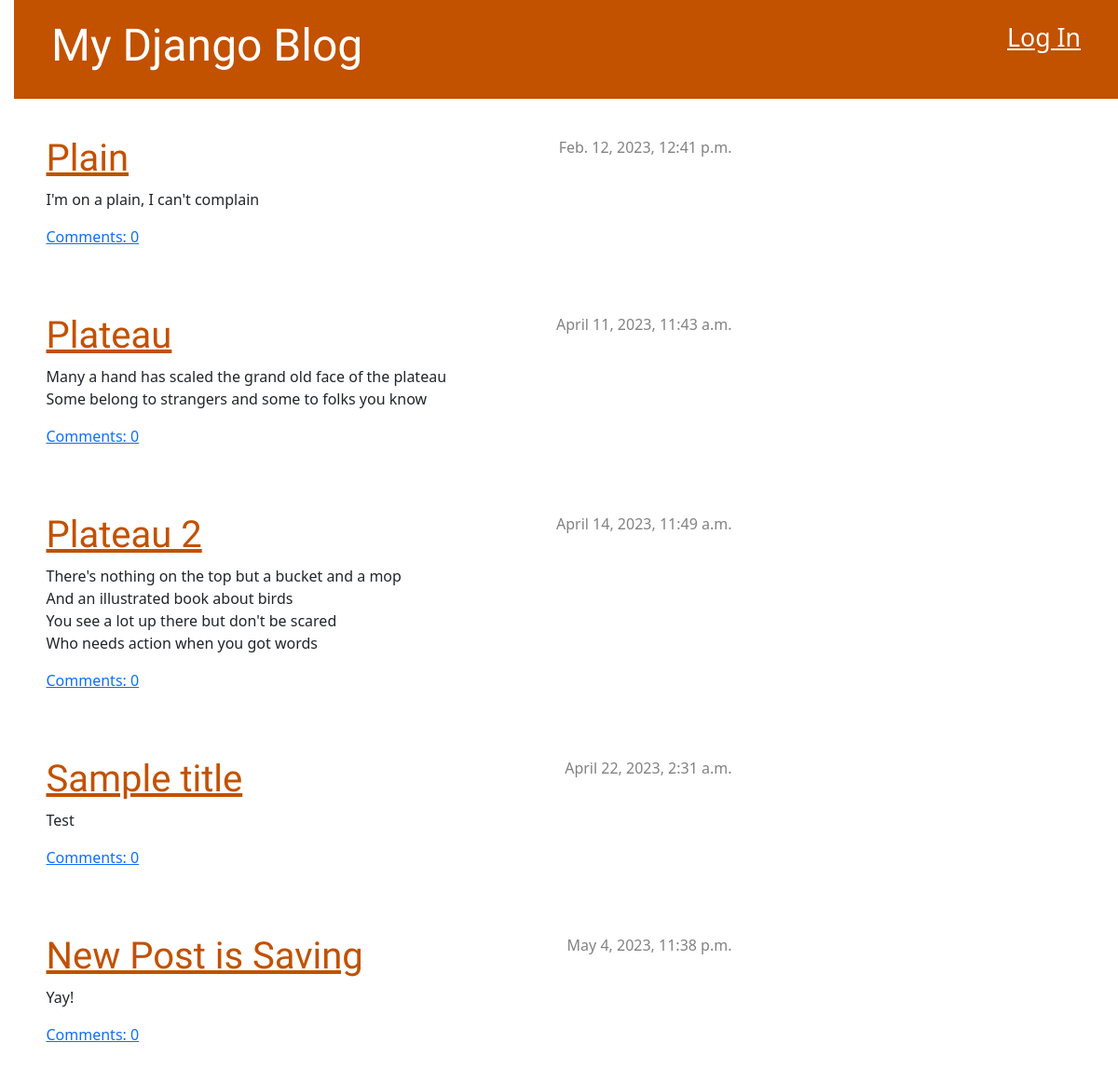
The app's page /, older data.
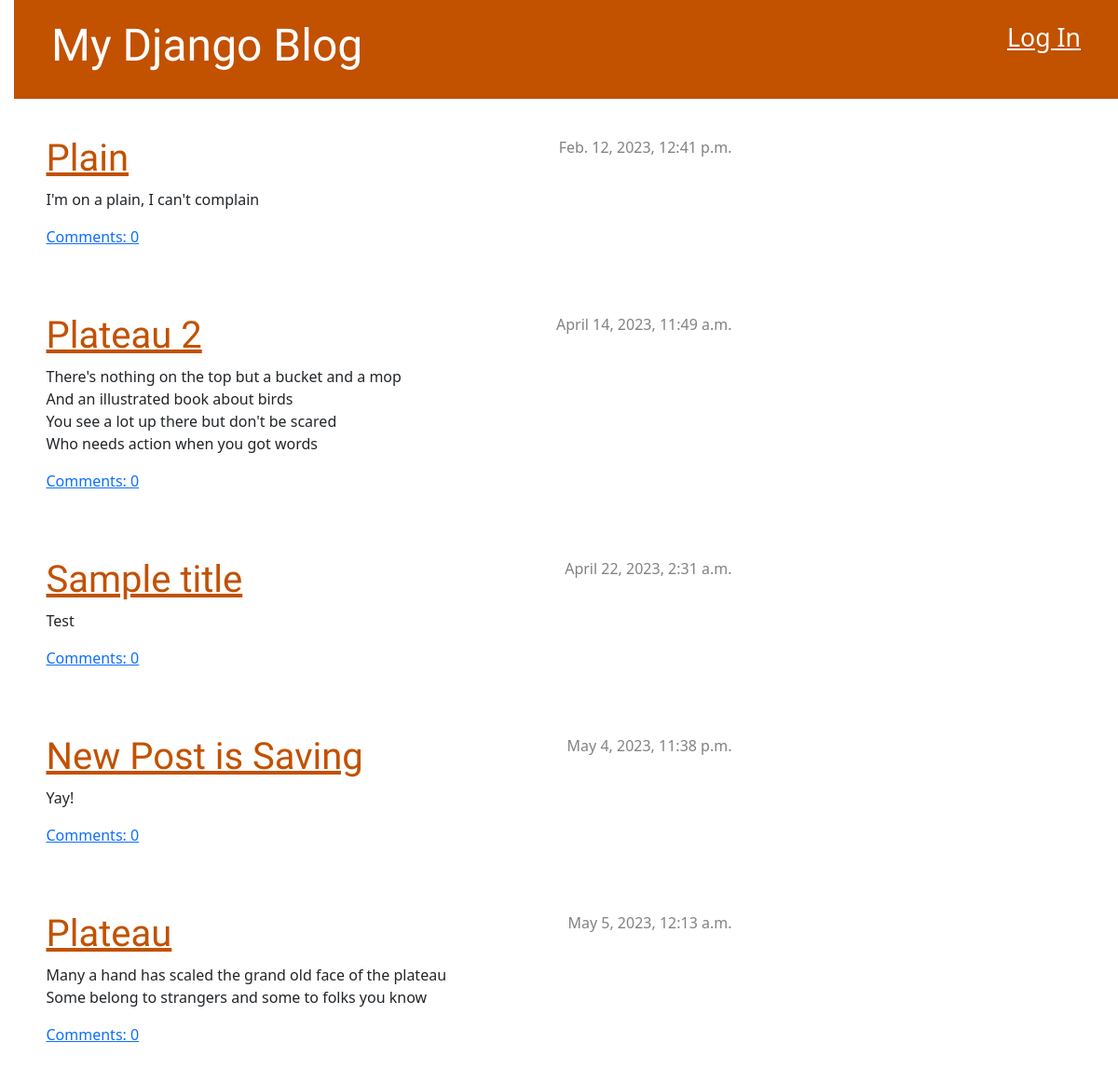
The same page, newer data.
### blog/models.py (models this page shows, shortened)
class Post(models.Model):
    author = models.ForeignKey(settings.AUTH_USER_MODEL, on_delete=models.CASCADE)
    title = models.CharField(max_length=200)
    text = models.TextField()
    created_date = models.DateTimeField(default=timezone.now)
    published_date = models.DateTimeField(blank=True, null=True)
    def approved_comments(self):
        return self.comments.filter(approved_comment=True)

### blog/views.py (the view)
# urls.py: path('', views.post_list, name='post_list'),
def post_list(request):
    posts = Post.objects.filter(published_date__lte=timezone.now()).order_by('published_date')
    return render(request, 'blog/post_list.html', {'posts': posts})

### blog/templates/blog/post_list.html (shortened to what this page needs)
{% extends 'blog/base.html' %}
{% block content %}
    {% for post in posts %}
        <div class="post">
            <div class="date">
                {{ post.published_date }}
            </div>
            <h1><a href="{% url 'post_detail' pk=post.pk %}">{{ post.title }}</a></h1>
            <p>{{ post.text|linebreaksbr }}</p>
            <a href="{% url 'post_detail' pk=post.pk %}">Comments: {{ post.approved_comments.count }}</a>
        </div>
    {% endfor %}
{% endblock %}

Row changes from the older to the newer data that the page shows:
changed Post "Plateau": published_date "April 11, 2023, 11:43 a.m." → "May 5, 2023, 12:13 a.m."; moves down the list
